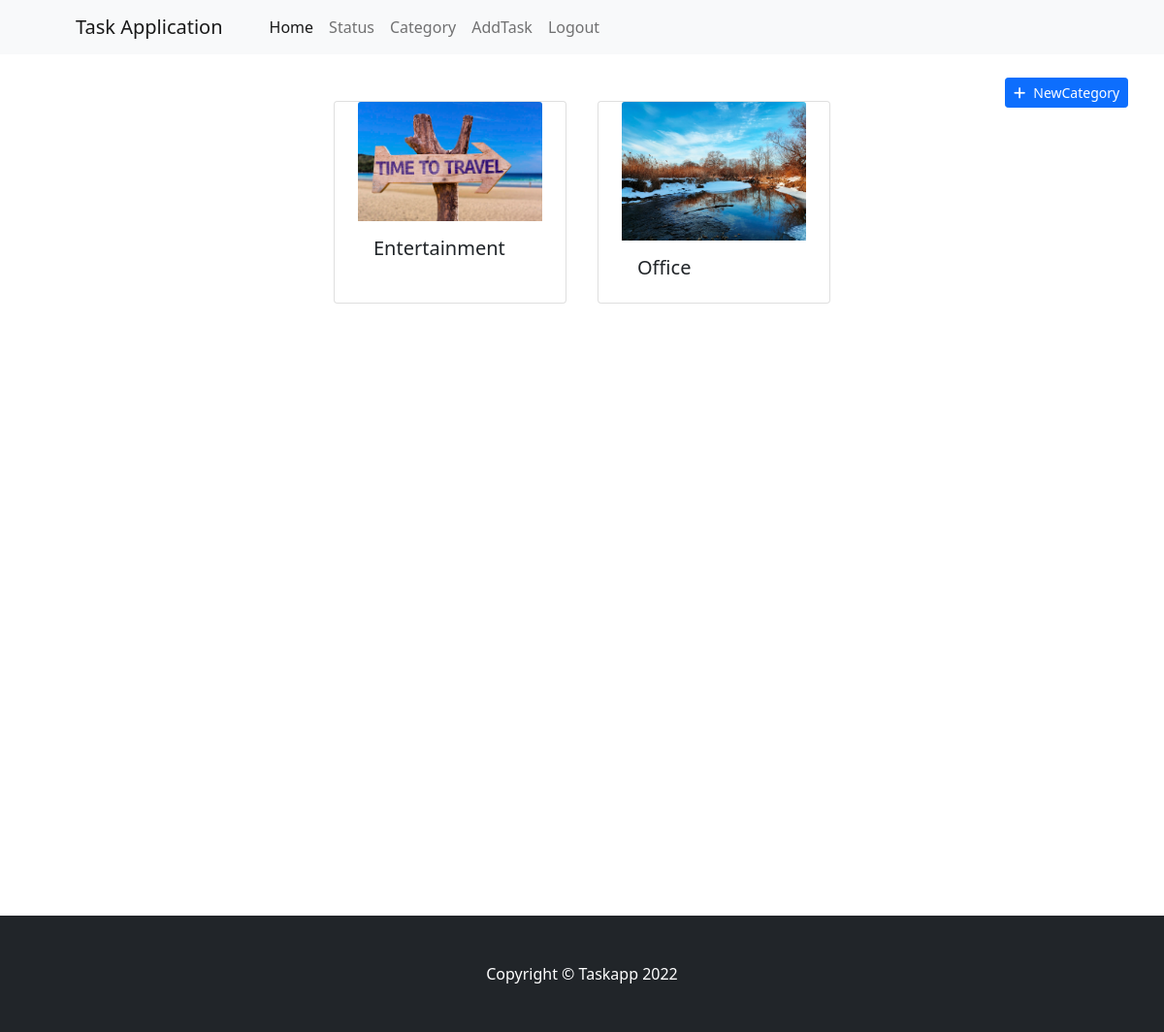
The app's page /todo/listcategory/ with its own data.
### categoryapp/models.py (models this page shows, shortened)
class Category(models.Model):
    cat_name = models.CharField(max_length=120)
    cat_image = models.ImageField(upload_to='category_images')

### categoryapp/views.py (the view)
# urls.py: path('todo/listcategory/', catview.ListCategoryView.as_view(), name='todo-cat-list'),
class ListCategoryView(View):
    def get(self, request, *args, **kwargs):
        qs = Category.objects.all()
        return render(request, 'list_cat.html', {'categories': qs})

### categoryapp/templates/list_cat.html (shortened to what this page needs)
{%extends 'base.html'%}
{%block body_block%}
  <div class="container-fluid">
    <div class="row">
      <div class="col-2"></div>
      <div class="col-8">
        <section class="py-5">
          <div class="container mt-5 " style="min-height: 100vh;">
              <div class="row gx-4 gx-lg-5 row-cols-2 row-cols-md-3 row-cols-xl-4 justify-content-center">
                {% if categories %}
                  {% for cat in categories %}
                    <div class="card mx-3 mt-2 mb-3" style="width: 15rem;">
                      <img src="{{cat.cat_image.url}}" class="card-img-top" alt="...">
                      <div class="card-body">
                        <h5 class="card-title">{{cat.cat_name}}</h5>
                      </div>
                    </div>
                  {% endfor %}
                {% endif %}
              </div>
          </div>
      </section>
      </div>
      <div class="col-2">
        <div class="row" >
          <div class="col-1"></div>
          <div class="col-10 " style="margin-top: 80px;">
              <a href="{%url 'todo-add-new-cat'%}" class="btn btn-sm btn-primary"><i class="fa-solid fa-plus me-2"></i><span>NewCategory</span></a>
          </div>
        </div>
      </div>
    </div>
  </div>
{%endblock%}

### categoryapp/templates/base.html (shortened to what this page needs)
<!DOCTYPE html>
{%load static%}
<html lang="en">
    <head>
        <link href="https://cdn.jsdelivr.net/npm/bootstrap-icons@1.5.0/font/bootstrap-icons.css" rel="stylesheet" />
        <link rel="stylesheet" href="https://cdnjs.cloudflare.com/ajax/libs/font-awesome/6.2.1/css/all.min.css" />
        <link href="{%static 'css/home.css'%}" rel="stylesheet" />
        <link href="{%static 'css/styles.css'%}" rel="stylesheet" />
        <link href="{%static 'css/list_status.css'%}" rel="stylesheet" />
    </head>
    <body>
        <nav class="navbar navbar-expand-lg navbar-light bg-light fixed-top">
            <div class="container px-4 px-lg-5">
                <a class="navbar-brand" href="{%url 'todo-home'%}">Task Application</a>
                <div class="collapse navbar-collapse" id="navbarSupportedContent">
                    <ul class="navbar-nav me-auto mb-2 mb-lg-0 ms-lg-4">
                        <li class="nav-item"><a class="nav-link active" aria-current="page" href="{%url 'todo-home'%}">Home</a></li>
                        <li class="nav-item"><a class="nav-link" href="{%url 'todo-status-list'%}">Status</a></li>
                        <li class="nav-item"><a class="nav-link" href="{%url 'todo-cat-list'%}">Category</a></li>
                        <li class="nav-item"><a class="nav-link" href="{%url 'todo-create-new-task'%}">AddTask</a></li>
                        <li class="nav-item"><a class="nav-link" href="{%url 'todo-logout'%}">Logout</a></li>
                    </ul>
                </div>
            </div>
        </nav>
        {%block body_block%}
        {%endblock%}
        <footer class="py-5 bg-dark">
            <div class="container"><p class="m-0 text-center text-white">Copyright &copy; Taskapp 2022</p></div>
        </footer>
    </body>
</html>

### records on screen
Category: cat_image (picture), cat_name "Entertainment"
Category: cat_image (picture), cat_name "Office"
